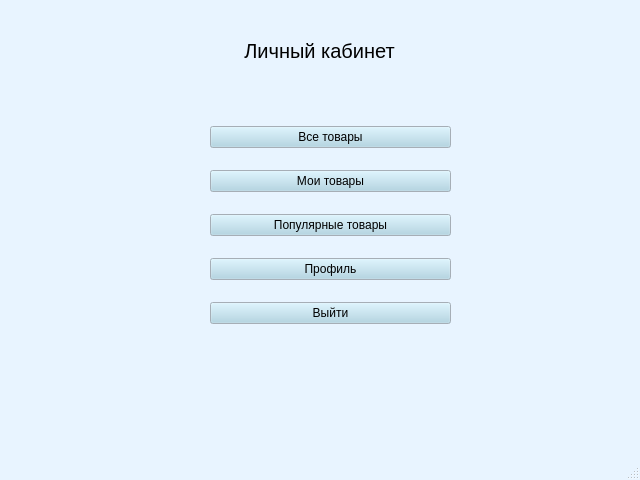
<?xml version="1.0" encoding="UTF-8"?>
<ui version="4.0">
 <class>MainWindow</class>
 <widget class="QMainWindow" name="MainWindow">
  <property name="geometry">
   <rect>
    <x>0</x>
    <y>0</y>
    <width>640</width>
    <height>480</height>
   </rect>
  </property>
  <property name="palette">
   <palette>
    <active>
     <colorrole role="WindowText">
      <brush brushstyle="SolidPattern">
       <color alpha="255">
        <red>0</red>
        <green>0</green>
        <blue>0</blue>
       </color>
      </brush>
     </colorrole>
     <colorrole role="Button">
      <brush brushstyle="SolidPattern">
       <color alpha="255">
        <red>169</red>
        <green>210</green>
        <blue>227</blue>
       </color>
      </brush>
     </colorrole>
     <colorrole role="Light">
      <brush brushstyle="SolidPattern">
       <color alpha="255">
        <red>255</red>
        <green>255</green>
        <blue>255</blue>
       </color>
      </brush>
     </colorrole>
     <colorrole role="Midlight">
      <brush brushstyle="SolidPattern">
       <color alpha="255">
        <red>238</red>
        <green>228</green>
        <blue>255</blue>
       </color>
      </brush>
     </colorrole>
     <colorrole role="Dark">
      <brush brushstyle="SolidPattern">
       <color alpha="255">
        <red>110</red>
        <green>101</green>
        <blue>127</blue>
       </color>
      </brush>
     </colorrole>
     <colorrole role="Mid">
      <brush brushstyle="SolidPattern">
       <color alpha="255">
        <red>147</red>
        <green>134</green>
        <blue>170</blue>
       </color>
      </brush>
     </colorrole>
     <colorrole role="Text">
      <brush brushstyle="SolidPattern">
       <color alpha="255">
        <red>0</red>
        <green>0</green>
        <blue>0</blue>
       </color>
      </brush>
     </colorrole>
     <colorrole role="BrightText">
      <brush brushstyle="SolidPattern">
       <color alpha="255">
        <red>255</red>
        <green>255</green>
        <blue>255</blue>
       </color>
      </brush>
     </colorrole>
     <colorrole role="ButtonText">
      <brush brushstyle="SolidPattern">
       <color alpha="255">
        <red>0</red>
        <green>0</green>
        <blue>0</blue>
       </color>
      </brush>
     </colorrole>
     <colorrole role="Base">
      <brush brushstyle="SolidPattern">
       <color alpha="255">
        <red>255</red>
        <green>255</green>
        <blue>255</blue>
       </color>
      </brush>
     </colorrole>
     <colorrole role="Window">
      <brush brushstyle="SolidPattern">
       <color alpha="255">
        <red>232</red>
        <green>244</green>
        <blue>255</blue>
       </color>
      </brush>
     </colorrole>
     <colorrole role="Shadow">
      <brush brushstyle="SolidPattern">
       <color alpha="255">
        <red>0</red>
        <green>0</green>
        <blue>0</blue>
       </color>
      </brush>
     </colorrole>
     <colorrole role="Highlight">
      <brush brushstyle="SolidPattern">
       <color alpha="255">
        <red>221</red>
        <green>202</green>
        <blue>255</blue>
       </color>
      </brush>
     </colorrole>
     <colorrole role="AlternateBase">
      <brush brushstyle="SolidPattern">
       <color alpha="255">
        <red>238</red>
        <green>228</green>
        <blue>255</blue>
       </color>
      </brush>
     </colorrole>
     <colorrole role="ToolTipBase">
      <brush brushstyle="SolidPattern">
       <color alpha="255">
        <red>255</red>
        <green>255</green>
        <blue>220</blue>
       </color>
      </brush>
     </colorrole>
     <colorrole role="ToolTipText">
      <brush brushstyle="SolidPattern">
       <color alpha="255">
        <red>0</red>
        <green>0</green>
        <blue>0</blue>
       </color>
      </brush>
     </colorrole>
     <colorrole role="PlaceholderText">
      <brush brushstyle="SolidPattern">
       <color alpha="128">
        <red>0</red>
        <green>0</green>
        <blue>0</blue>
       </color>
      </brush>
     </colorrole>
    </active>
    <inactive>
     <colorrole role="WindowText">
      <brush brushstyle="SolidPattern">
       <color alpha="255">
        <red>0</red>
        <green>0</green>
        <blue>0</blue>
       </color>
      </brush>
     </colorrole>
     <colorrole role="Button">
      <brush brushstyle="SolidPattern">
       <color alpha="255">
        <red>169</red>
        <green>210</green>
        <blue>227</blue>
       </color>
      </brush>
     </colorrole>
     <colorrole role="Light">
      <brush brushstyle="SolidPattern">
       <color alpha="255">
        <red>255</red>
        <green>255</green>
        <blue>255</blue>
       </color>
      </brush>
     </colorrole>
     <colorrole role="Midlight">
      <brush brushstyle="SolidPattern">
       <color alpha="255">
        <red>238</red>
        <green>228</green>
        <blue>255</blue>
       </color>
      </brush>
     </colorrole>
     <colorrole role="Dark">
      <brush brushstyle="SolidPattern">
       <color alpha="255">
        <red>110</red>
        <green>101</green>
        <blue>127</blue>
       </color>
      </brush>
     </colorrole>
     <colorrole role="Mid">
      <brush brushstyle="SolidPattern">
       <color alpha="255">
        <red>147</red>
        <green>134</green>
        <blue>170</blue>
       </color>
      </brush>
     </colorrole>
     <colorrole role="Text">
      <brush brushstyle="SolidPattern">
       <color alpha="255">
        <red>0</red>
        <green>0</green>
        <blue>0</blue>
       </color>
      </brush>
     </colorrole>
     <colorrole role="BrightText">
      <brush brushstyle="SolidPattern">
       <color alpha="255">
        <red>255</red>
        <green>255</green>
        <blue>255</blue>
       </color>
      </brush>
     </colorrole>
     <colorrole role="ButtonText">
      <brush brushstyle="SolidPattern">
       <color alpha="255">
        <red>0</red>
        <green>0</green>
        <blue>0</blue>
       </color>
      </brush>
     </colorrole>
     <colorrole role="Base">
      <brush brushstyle="SolidPattern">
       <color alpha="255">
        <red>255</red>
        <green>255</green>
        <blue>255</blue>
       </color>
      </brush>
     </colorrole>
     <colorrole role="Window">
      <brush brushstyle="SolidPattern">
       <color alpha="255">
        <red>232</red>
        <green>244</green>
        <blue>255</blue>
       </color>
      </brush>
     </colorrole>
     <colorrole role="Shadow">
      <brush brushstyle="SolidPattern">
       <color alpha="255">
        <red>0</red>
        <green>0</green>
        <blue>0</blue>
       </color>
      </brush>
     </colorrole>
     <colorrole role="Highlight">
      <brush brushstyle="SolidPattern">
       <color alpha="255">
        <red>221</red>
        <green>202</green>
        <blue>255</blue>
       </color>
      </brush>
     </colorrole>
     <colorrole role="AlternateBase">
      <brush brushstyle="SolidPattern">
       <color alpha="255">
        <red>238</red>
        <green>228</green>
        <blue>255</blue>
       </color>
      </brush>
     </colorrole>
     <colorrole role="ToolTipBase">
      <brush brushstyle="SolidPattern">
       <color alpha="255">
        <red>255</red>
        <green>255</green>
        <blue>220</blue>
       </color>
      </brush>
     </colorrole>
     <colorrole role="ToolTipText">
      <brush brushstyle="SolidPattern">
       <color alpha="255">
        <red>0</red>
        <green>0</green>
        <blue>0</blue>
       </color>
      </brush>
     </colorrole>
     <colorrole role="PlaceholderText">
      <brush brushstyle="SolidPattern">
       <color alpha="128">
        <red>0</red>
        <green>0</green>
        <blue>0</blue>
       </color>
      </brush>
     </colorrole>
    </inactive>
    <disabled>
     <colorrole role="WindowText">
      <brush brushstyle="SolidPattern">
       <color alpha="255">
        <red>110</red>
        <green>101</green>
        <blue>127</blue>
       </color>
      </brush>
     </colorrole>
     <colorrole role="Button">
      <brush brushstyle="SolidPattern">
       <color alpha="255">
        <red>169</red>
        <green>210</green>
        <blue>227</blue>
       </color>
      </brush>
     </colorrole>
     <colorrole role="Light">
      <brush brushstyle="SolidPattern">
       <color alpha="255">
        <red>255</red>
        <green>255</green>
        <blue>255</blue>
       </color>
      </brush>
     </colorrole>
     <colorrole role="Midlight">
      <brush brushstyle="SolidPattern">
       <color alpha="255">
        <red>238</red>
        <green>228</green>
        <blue>255</blue>
       </color>
      </brush>
     </colorrole>
     <colorrole role="Dark">
      <brush brushstyle="SolidPattern">
       <color alpha="255">
        <red>110</red>
        <green>101</green>
        <blue>127</blue>
       </color>
      </brush>
     </colorrole>
     <colorrole role="Mid">
      <brush brushstyle="SolidPattern">
       <color alpha="255">
        <red>147</red>
        <green>134</green>
        <blue>170</blue>
       </color>
      </brush>
     </colorrole>
     <colorrole role="Text">
      <brush brushstyle="SolidPattern">
       <color alpha="255">
        <red>110</red>
        <green>101</green>
        <blue>127</blue>
       </color>
      </brush>
     </colorrole>
     <colorrole role="BrightText">
      <brush brushstyle="SolidPattern">
       <color alpha="255">
        <red>255</red>
        <green>255</green>
        <blue>255</blue>
       </color>
      </brush>
     </colorrole>
     <colorrole role="ButtonText">
      <brush brushstyle="SolidPattern">
       <color alpha="255">
        <red>110</red>
        <green>101</green>
        <blue>127</blue>
       </color>
      </brush>
     </colorrole>
     <colorrole role="Base">
      <brush brushstyle="SolidPattern">
       <color alpha="255">
        <red>232</red>
        <green>244</green>
        <blue>255</blue>
       </color>
      </brush>
     </colorrole>
     <colorrole role="Window">
      <brush brushstyle="SolidPattern">
       <color alpha="255">
        <red>232</red>
        <green>244</green>
        <blue>255</blue>
       </color>
      </brush>
     </colorrole>
     <colorrole role="Shadow">
      <brush brushstyle="SolidPattern">
       <color alpha="255">
        <red>0</red>
        <green>0</green>
        <blue>0</blue>
       </color>
      </brush>
     </colorrole>
     <colorrole role="Highlight">
      <brush brushstyle="SolidPattern">
       <color alpha="255">
        <red>145</red>
        <green>145</green>
        <blue>145</blue>
       </color>
      </brush>
     </colorrole>
     <colorrole role="AlternateBase">
      <brush brushstyle="SolidPattern">
       <color alpha="255">
        <red>221</red>
        <green>202</green>
        <blue>255</blue>
       </color>
      </brush>
     </colorrole>
     <colorrole role="ToolTipBase">
      <brush brushstyle="SolidPattern">
       <color alpha="255">
        <red>255</red>
        <green>255</green>
        <blue>220</blue>
       </color>
      </brush>
     </colorrole>
     <colorrole role="ToolTipText">
      <brush brushstyle="SolidPattern">
       <color alpha="255">
        <red>0</red>
        <green>0</green>
        <blue>0</blue>
       </color>
      </brush>
     </colorrole>
     <colorrole role="PlaceholderText">
      <brush brushstyle="SolidPattern">
       <color alpha="128">
        <red>0</red>
        <green>0</green>
        <blue>0</blue>
       </color>
      </brush>
     </colorrole>
    </disabled>
   </palette>
  </property>
  <property name="windowTitle">
   <string>MainWindow</string>
  </property>
  <widget class="QWidget" name="centralwidget">
   <widget class="QWidget" name="gridLayoutWidget_2">
    <property name="geometry">
     <rect>
      <x>210</x>
      <y>110</y>
      <width>241</width>
      <height>231</height>
     </rect>
    </property>
    <layout class="QGridLayout" name="gridLayout_2">
     <property name="leftMargin">
      <number>0</number>
     </property>
     <property name="topMargin">
      <number>0</number>
     </property>
     <property name="bottomMargin">
      <number>0</number>
     </property>
     <property name="verticalSpacing">
      <number>6</number>
     </property>
     <item row="4" column="0">
      <widget class="QPushButton" name="lk">
       <property name="text">
        <string>Профиль</string>
       </property>
      </widget>
     </item>
     <item row="1" column="0">
      <widget class="QPushButton" name="my_artworks">
       <property name="text">
        <string>Мои товары</string>
       </property>
      </widget>
     </item>
     <item row="0" column="0">
      <widget class="QPushButton" name="artworks">
       <property name="text">
        <string>Все товары</string>
       </property>
      </widget>
     </item>
     <item row="5" column="0">
      <widget class="QPushButton" name="exit">
       <property name="text">
        <string>Выйти</string>
       </property>
      </widget>
     </item>
     <item row="3" column="0">
      <widget class="QPushButton" name="popular">
       <property name="text">
        <string>Популярные товары</string>
       </property>
      </widget>
     </item>
    </layout>
   </widget>
   <widget class="QLabel" name="label">
    <property name="geometry">
     <rect>
      <x>200</x>
      <y>20</y>
      <width>239</width>
      <height>62</height>
     </rect>
    </property>
    <property name="palette">
     <palette>
      <active>
       <colorrole role="Button">
        <brush brushstyle="SolidPattern">
         <color alpha="255">
          <red>173</red>
          <green>127</green>
          <blue>168</blue>
         </color>
        </brush>
       </colorrole>
      </active>
      <inactive>
       <colorrole role="Button">
        <brush brushstyle="SolidPattern">
         <color alpha="255">
          <red>173</red>
          <green>127</green>
          <blue>168</blue>
         </color>
        </brush>
       </colorrole>
      </inactive>
      <disabled>
       <colorrole role="Button">
        <brush brushstyle="SolidPattern">
         <color alpha="255">
          <red>173</red>
          <green>127</green>
          <blue>168</blue>
         </color>
        </brush>
       </colorrole>
      </disabled>
     </palette>
    </property>
    <property name="font">
     <font>
      <pointsize>15</pointsize>
      <italic>false</italic>
      <strikeout>false</strikeout>
      <kerning>true</kerning>
     </font>
    </property>
    <property name="text">
     <string>&lt;html&gt;&lt;head/&gt;&lt;body&gt;&lt;p align=&quot;center&quot;&gt;Личный кабинет&lt;/p&gt;&lt;/body&gt;&lt;/html&gt;</string>
    </property>
   </widget>
  </widget>
  <widget class="QMenuBar" name="menubar">
   <property name="geometry">
    <rect>
     <x>0</x>
     <y>0</y>
     <width>640</width>
     <height>22</height>
    </rect>
   </property>
  </widget>
  <widget class="QStatusBar" name="statusbar"/>
 </widget>
 <resources/>
 <connections/>
</ui>
